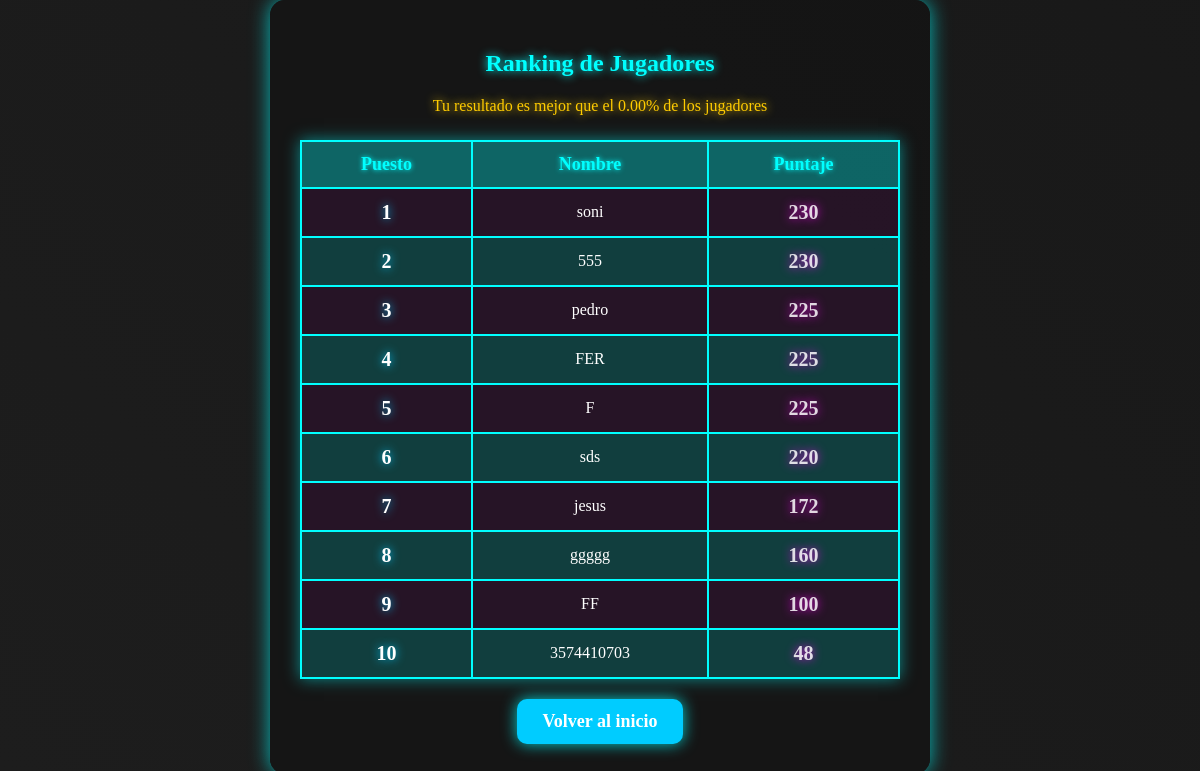
Page /juego/ranking/ on the earlier database version.
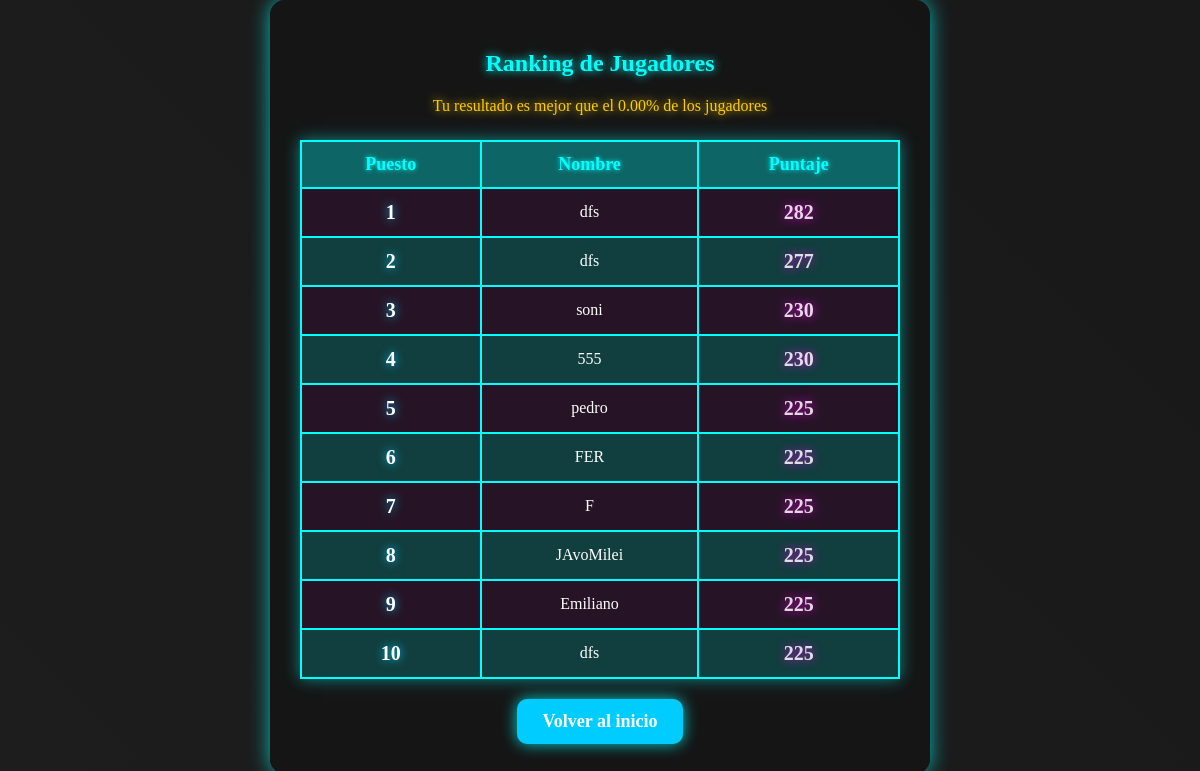
Same page on the later database version.
### calculadora/models.py (models this page shows, shortened)
class Player(models.Model):
    username = models.CharField(max_length=50)
    age = models.IntegerField()
    gender = models.CharField(max_length=10, choices=[('Hombre', 'Hombre'), ('Mujer', 'Mujer'), ('Otro', 'Otro')])
    score = models.IntegerField(default=0)
    created_at = models.DateTimeField(auto_now_add=True)

### calculadora/views.py (the view)
# urls.py: path("juego/ranking/", views.ranking_view, name="ranking"),
def ranking_view(request):
    jugadores = Player.objects.order_by('-score')[:10]  # 🔥 Top 10 jugadores
    usuario_actual = Player.objects.filter(username=request.session.get("username")).first()
    ids_top10 = {jugador.id for jugador in jugadores}  # 🔥 IDs de los top 10
    posicion_real = None
    promedio = 0
    if usuario_actual:
        posicion_real = Player.objects.filter(score__gt=usuario_actual.score).count() + 1
        jugadores_inferiores = Player.objects.filter(score__lt=usuario_actual.score).count()
        total_jugadores = Player.objects.count()
        promedio = (jugadores_inferiores / total_jugadores) * 100 if total_jugadores > 0 else 0
    return render(request, "calculadora/ranking.html", {
        "jugadores": jugadores,
        "usuario_actual": usuario_actual,
        "promedio": promedio,
        "posicion_real": posicion_real,
        "ids_top10": ids_top10
    })

### calculadora/templates/calculadora/ranking.html (shortened to what this page needs)
{% load static %}
<!DOCTYPE html>
<html lang="es">
<head>
    <link rel="stylesheet" type="text/css" href="{% static 'css/ranking.css' %}">
</head>
<body>
    <div class="ranking-container">
        <h2>Ranking de Jugadores</h2>
        <p>Tu resultado es mejor que el {{ promedio|floatformat:2 }}% de los jugadores</p>
        <table>
            <tr>
                <th>Puesto</th>
                <th>Nombre</th>
                <th>Puntaje</th>
            </tr>
            {% for jugador in jugadores %}
            <tr {% if usuario_actual and jugador.id == usuario_actual.id %}class="mi-puntaje"{% endif %}>
                <td>{{ forloop.counter }}</td>
                <td>{{ jugador.username }}</td>
                <td>{{ jugador.score }}</td>
            </tr>
            {% endfor %}
        </table>
        <a href="/">Volver al inicio</a>
    </div>
</body>
</html>

Differences in the rows shown:
no longer on this page (row unchanged): Player: username "sds", score "220"
no longer on this page (row unchanged): Player: username "jesus", score "172"
no longer on this page (row unchanged): Player: username "ggggg", score "160"
no longer on this page (row unchanged): Player: username "FF", score "100"
no longer on this page (row unchanged): Player: username "3574410703", score "48"
added Player: username "dfs", score "282"
added Player: username "dfs", score "277"
added Player: username "JAvoMilei", score "225"
added Player: username "Emiliano", score "225"
added Player: username "dfs", score "225"
